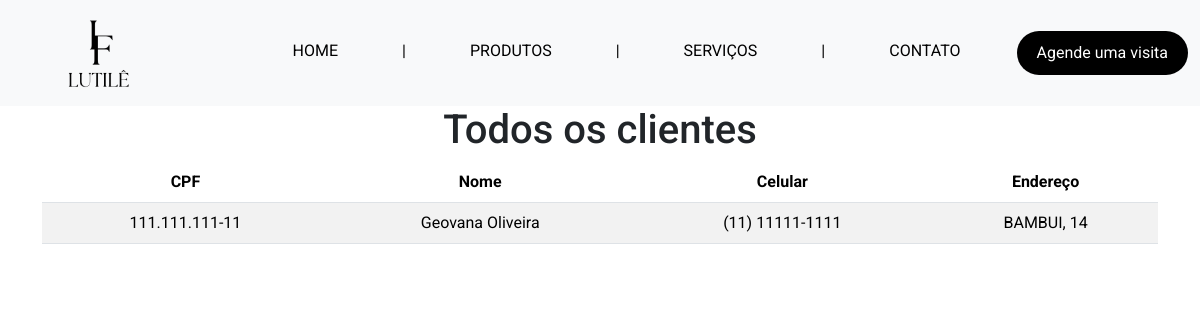
Page /admin/clientes on the committed database.
### tables this page shows
CREATE TABLE `cliente` (
  `cpf` VARCHAR(11) NOT NULL,
  `nome_cliente` VARCHAR(100) NOT NULL,
  `celular` VARCHAR(14) NOT NULL,
  `endereco` VARCHAR(100) NOT NULL,
  PRIMARY KEY (`cpf`)
);

### app.py (the view)
@app.route('/admin/clientes', methods=['GET'])
def clientes_admin():
    clientes = get_clientes()
    return render_template('html/pages/admin/clientes-admin.html', clientes=clientes)

### app.py (called while the page is built)
def get_connection():
    return sqlite3.connect('instance/salao_festas.db')

def get_clientes():
    with get_connection() as conn:
        cursor = conn.cursor()
        cursor.execute('SELECT * FROM cliente')
        clientes = cursor.fetchall()
        return clientes

@app.context_processor
def inject_active():
    def is_active(endpoint): #recebe o endpoint (rota) e verifica se é igual o endpoint atual, se for ele retorna a classeactive, se não retorna vazio
        return 'active' if request.endpoint == endpoint else ''
    return dict(is_active=is_active)

### templates/html/pages/admin/clientes-admin.html
{% extends 'base.html'%}
{% block content %}
<h1 class="text-center">Todos os clientes</h1>
<div class="container d-flex flex-column align-items-center">
    <table class="table table-striped">
        <thead>
          <tr>
            <th scope="col" class="text-center">CPF</th>
            <th scope="col" class="text-center">Nome</th>
            <th scope="col" class="text-center">Celular</th>
            <th scope="col" class="text-center">Endereço</th>
          </tr>
        </thead>
        <tbody>
          {% for cliente in clientes %}
          {% if cliente[0] != '000.000.000-00' %}
          <tr>
              <td class="text-center">{{ cliente[0] }}</td>
              <td class="text-center">{{ cliente[1] }}</td>
              <td class="text-center">{{ cliente[2] }}</td>
              <td class="text-center">{{ cliente[3] }}</td>
          </tr>
          {% endif %}
          {% endfor %}
        </tbody>
      </table>
</div>
{% endblock %}

### static/style/style.css (style rules this page uses)
* { font-family: "Roboto", sans-serif !important; }
body { overflow-y: auto; }

### rows in the picture
cliente: cpf "111.111.111-11", nome_cliente "Geovana Oliveira", celular "(11) 11111-1111", endereco "BAMBUI, 14"
